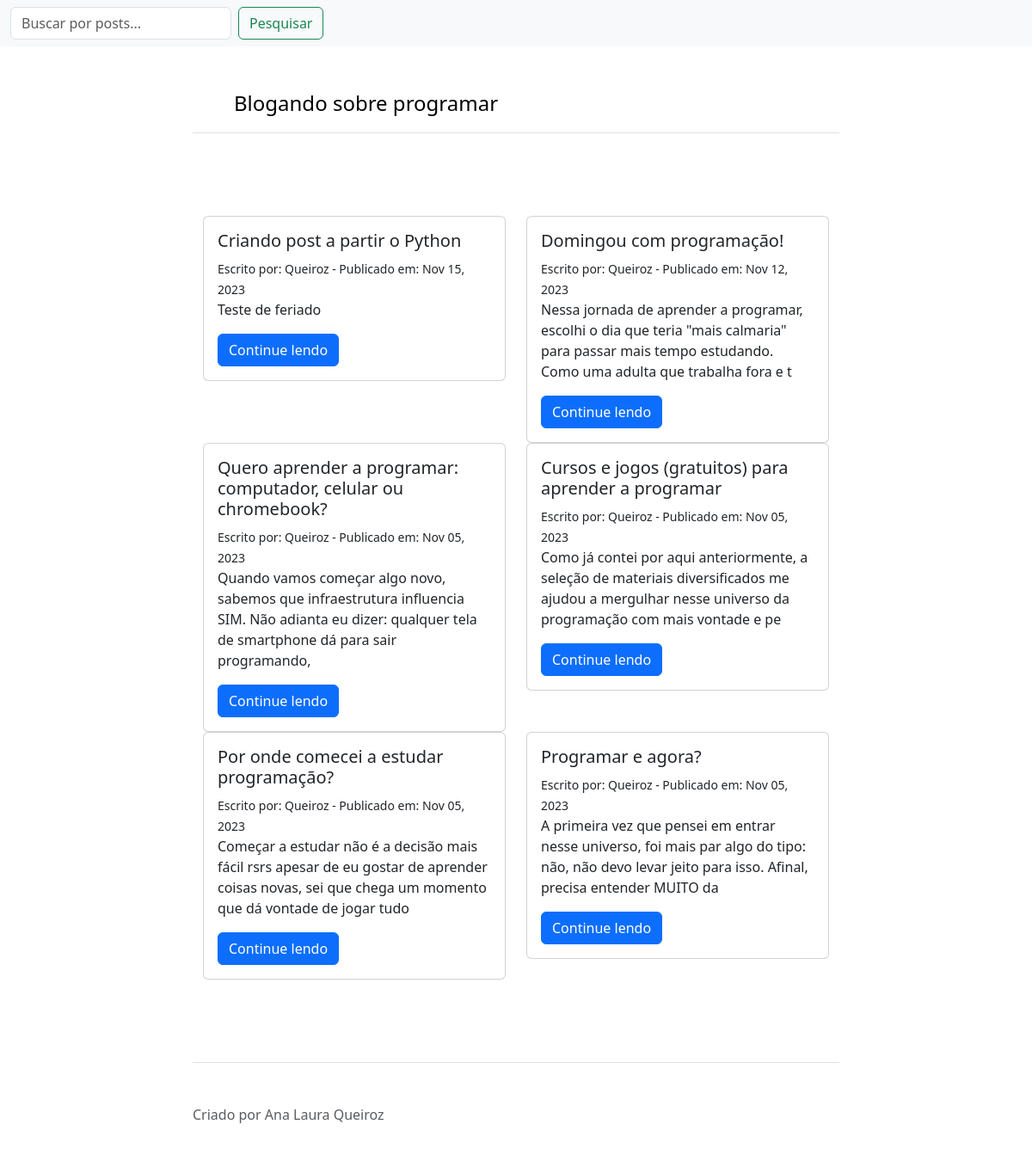
Screenshot of /blog/ with the database file from the repository.
### blog/models.py (models this page shows)
class Post(models.Model):
    title = models.CharField(max_length=200, unique=True) #texto do titulo, caracteres limitados
    slug = models.SlugField(max_length=40,default=slugify(title)) #criar url personalizada do post, sem ID publica
    author = models.ForeignKey(User, on_delete=models.CASCADE, related_name='blog_posts') #login par publicacao e regra de exclusao dos dados ao excluir autor
    created_date = models.DateTimeField(auto_now_add=True) #data e hora conforme tiemzone
    update_on = models.DateField(auto_now =True)
    content = models.TextField() #texto do blog, texto longo, caracteres ilimitados
    status = models.IntegerField(choices=STATUS, default=0) #padrao do post é rascunho
    published_date = models.DateTimeField(blank=True, null=True)
    class Meta:
        ordering = ['-created_date']

### blog/views.py (the view)
# urls.py: path('', views.PostList.as_view(), name = 'home'),
class PostList(generic.ListView):
    queryset = Post.objects.filter(status=1).order_by('-created_date')
    template_name = 'index.html'

### blog/templates/index.html
{% extends 'base.html' %}
{% load static %}
{% block content %}
    <main class = "container py-5">
    <div class=" row">
        {% for post in post_list %}
            <div class ="col-sm-6">
            <div class="card">
                <div class="card-body">
                <h5 class="card-title">{{ post.title }}</h5>
                <small> Escrito por:
                    {{ post.author.username|title }} - Publicado em: {{ post.created_date|date:"M d, Y" }}
                </small>
                <p class="card-text">{{ post.content | slice:":150"}}</p>
                <a href="{% url 'post_detail' post.slug %}" class="btn btn-primary">Continue lendo</a>
                </div>
            </div>
            </div>
        {% endfor %}
    </div>
    </main>
{% endblock %}

### rows the page displays
Post: title "Criando post a partir o Python", author.username "Queiroz", created_date "Nov 15, 2023", content "Teste de feriado"
Post: title "Domingou com programação!", author.username "Queiroz", created_date "Nov 12, 2023", content "Nessa jornada de aprender a programar, escolhi o dia que teria \"mais calmaria\" para passar mais tempo estudando. Como uma adulta que trabalha fora e t"
Post: title "Quero aprender a programar: computador, celular ou chromebook?", author.username "Queiroz", created_date "Nov 05, 2023", content "Quando vamos começar algo novo, sabemos que infraestrutura influencia SIM. Não adianta eu dizer: qualquer tela de smartphone dá para sair programando,"
Post: title "Cursos e jogos (gratuitos) para aprender a programar", author.username "Queiroz", created_date "Nov 05, 2023", content "Como já contei por aqui anteriormente, a seleção de materiais diversificados me ajudou a mergulhar nesse universo da programação com mais vontade e pe"
Post: title "Por onde comecei a estudar programação?", author.username "Queiroz", created_date "Nov 05, 2023", content "Começar a estudar não é a decisão mais fácil rsrs apesar de eu gostar de aprender coisas novas, sei que chega um momento que dá vontade de jogar tudo"
Post: title "Programar e agora?", author.username "Queiroz", created_date "Nov 05, 2023", content "A primeira vez que pensei em entrar nesse universo, foi mais par algo do tipo: não, não devo levar jeito para isso. Afinal, precisa entender MUITO da"
